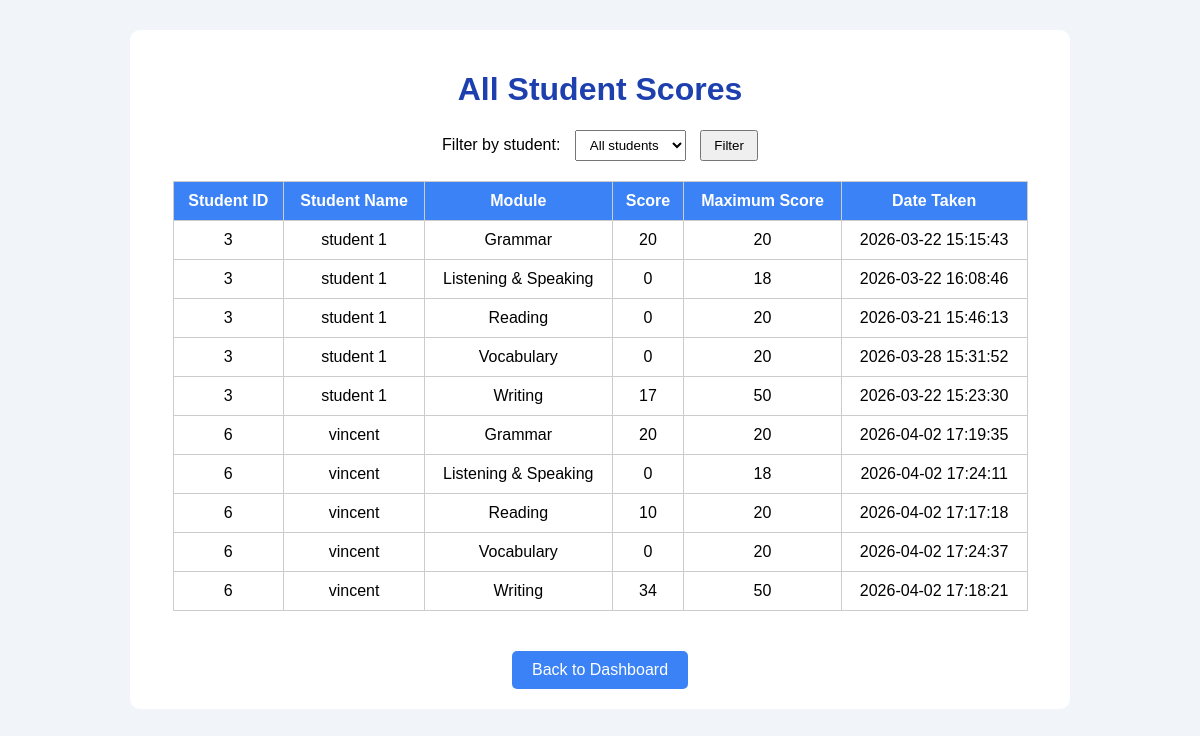
The page /viewscores.php (signed in) on the database its author committed.
### tables this page shows
CREATE TABLE `users` (
  `id` int(11) NOT NULL,
  `username` varchar(50) DEFAULT NULL,
  `password` varchar(255) DEFAULT NULL,
  `role` varchar(20) DEFAULT NULL
);

### viewscores.php (the view, shortened to what this page needs)
<?php
$host = "localhost";
$dbuser = "root";
$dbpass = "";
$dbname = "english_portal";
$conn = new mysqli($host, $dbuser, $dbpass, $dbname);
$selectedStudentId = isset($_GET['student_id']) ? (int)$_GET['student_id'] : 0;
$filterCondition = '';
$sql = "
SELECT u.id AS student_id, u.username, s.module, s.score, s.maximum_score AS max_score, s.date_taken
FROM scores s
JOIN users u ON s.user_id = u.id
JOIN (
    SELECT user_id, module, MAX(date_taken) AS latest_date
    FROM scores
    GROUP BY user_id, module
) latest_scores ON s.user_id = latest_scores.user_id
               AND s.module = latest_scores.module
               AND s.date_taken = latest_scores.latest_date
WHERE u.role = 'student'" . $filterCondition . "
ORDER BY u.username, s.module
";
if ($selectedStudentId > 0) {
    $stmt = $conn->prepare($sql);
    $stmt->bind_param('i', $selectedStudentId);
    $stmt->execute();
    $result = $stmt->get_result();
} else {
    $result = $conn->query($sql);
}
?>
<!DOCTYPE html>
<html lang="en">
<head>
</head>
<body>
    <div class="container">
        <h1>All Student Scores</h1>
        <form method="GET" style="margin-bottom:20px;">
            <label for="student_id">Filter by student:</label>
            <select name="student_id" id="student_id" style="padding:6px 10px; margin-left:10px;">
                <option value="0">All students</option>
            </select>
            <button type="submit" style="padding:6px 12px; margin-left:10px;">Filter</button>
        </form>
        <table>
            <tr>
                <th>Student ID</th>
                <th>Student Name</th>
                <th>Module</th>
                <th>Score</th>
                <th>Maximum Score</th>
                <th>Date Taken</th>
            </tr>
            <?php
            if ($result && $result->num_rows > 0) {
                while($row = $result->fetch_assoc()) {
                    echo "<tr>";
                    echo "<td>".$row['student_id']."</td>";
                    echo "<td>".$row['username']."</td>";
                    echo "<td>".$row['module']."</td>";
                    echo "<td>".$row['score']."</td>";
                    echo "<td>".$row['max_score']."</td>";
                    echo "<td>".$row['date_taken']."</td>";
                    echo "</tr>";
                }
            } else {
                echo "<tr><td colspan='6'>No scores found</td></tr>";
            }
            ?>
        </table>
        <a href="teacher_dashboard.php" class="btn">Back to Dashboard</a>
    </div>
</body>
</html>

### viewscores.php (style rules this page uses)
body { font-family: Arial; background: #f1f5f9; text-align: center; }
.container { max-width: 900px; margin: 30px auto; padding: 20px; background: white; border-radius: 10px; }
h1 { color: #1e40af; }
table { margin: 20px auto; border-collapse: collapse; width: 95%; }
th, td { border: 1px solid #ccc; padding: 10px; text-align: center; }
th { background-color: #3b82f6; color: white; }
a.btn { display: inline-block; margin-top: 20px; padding: 10px 20px; background: #3b82f6; color: white; text-decoration: none; border-radius: 5px; }

### rows shown on the page
users: id "3", username "student 1", module "Grammar", score "20", max_score "20", date_taken "2026-03-22 15:15:43", module "Listening & Speaking", score "0", max_score "18", date_taken "2026-03-22 16:08:46", module "Reading", date_taken "2026-03-21 15:46:13", module "Vocabulary", date_taken "2026-03-28 15:31:52", module "Writing", score "17", max_score "50", date_taken "2026-03-22 15:23:30"
users: id "6", username "vincent", module "Grammar", score "20", max_score "20", date_taken "2026-04-02 17:19:35", module "Listening & Speaking", score "0", max_score "18", date_taken "2026-04-02 17:24:11", module "Reading", score "10", date_taken "2026-04-02 17:17:18", module "Vocabulary", date_taken "2026-04-02 17:24:37", module "Writing", score "34", max_score "50", date_taken "2026-04-02 17:18:21"
